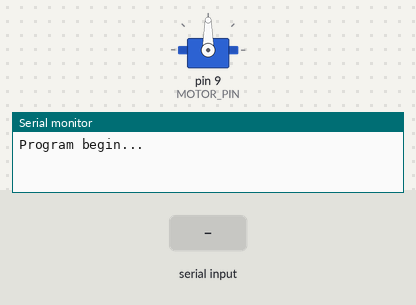
Simulated run of this sketch. Board: Arduino Uno, built with avr-gcc and run on an emulated ATmega328P. Parts: servo, the last lines printed to the serial monitor. The inputs (shaded band) are chosen by the test bench.

Above: at 0.01 s.
At 0.9 s:
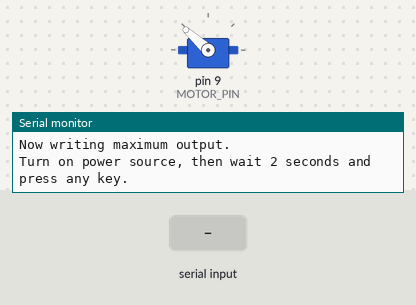
1.0 s: "1" received over Serial
At 2.2 s:
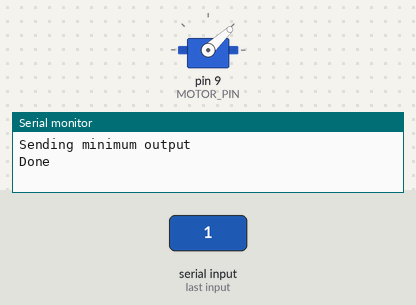
Timing chart, 0 to 4.0 s (numbered marks = the images above; inputs shaded):
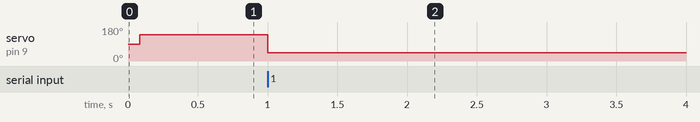

The sketch:

calEsc.ino
```cpp
#include <Servo.h>

#define MAX_SIGNAL 1968
#define MIN_SIGNAL 985
#define MOTOR_PIN 9

Servo motor;

void setup() {
Serial.begin(9600);
Serial.println("Program begin...");
Serial.println("This program will calibrate the ESC.");

motor.attach(MOTOR_PIN);

Serial.println("Now writing maximum output.");
Serial.println("Turn on power source, then wait 2 seconds and press any key.");
motor.writeMicroseconds(MAX_SIGNAL);

// Wait for input
while (!Serial.available());
Serial.read();

// Send min output
Serial.println("Sending minimum output");
motor.writeMicroseconds(MIN_SIGNAL);
Serial.println("Done");
}

void loop() {

}
```

Measured:
- after the input at 1.0 s, servo on pin 9 (MOTOR_PIN): 138° → 43° at once
